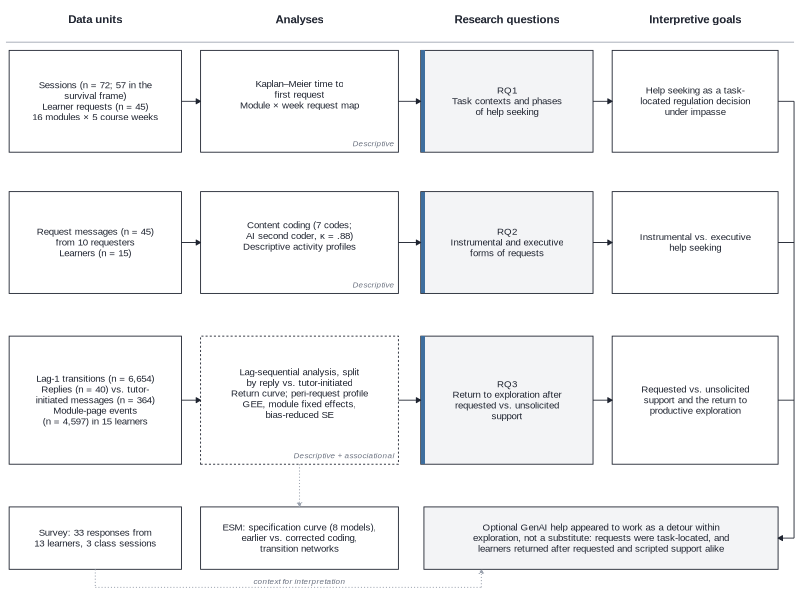
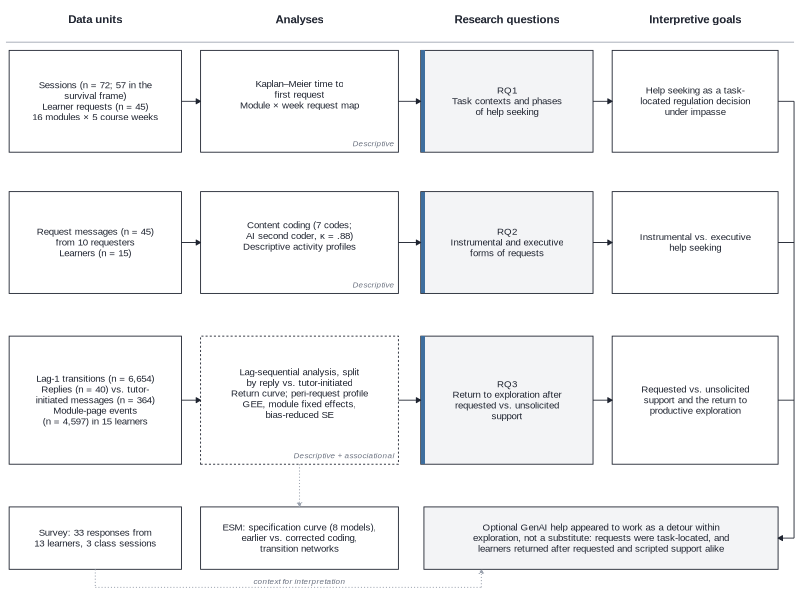
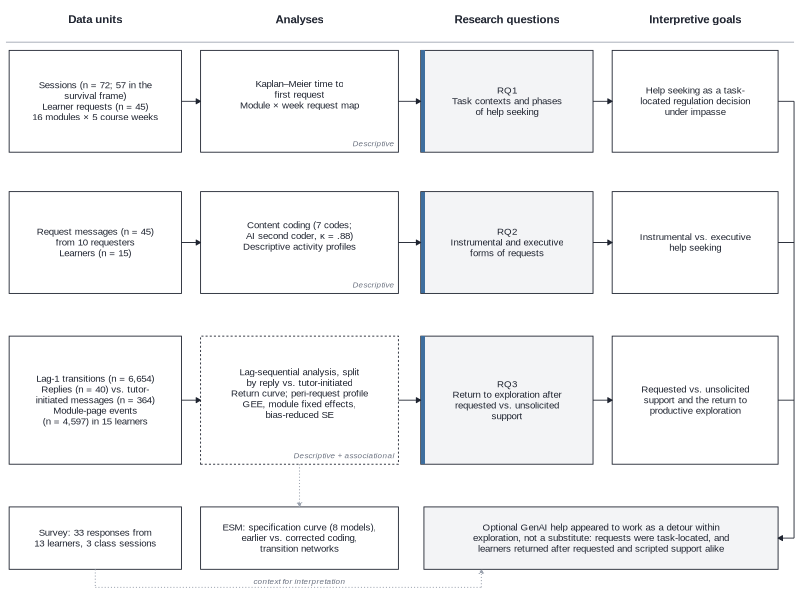

Recreate these plots in R, in order.
# Analytic framework: data units -> analyses -> RQ -> interpretive goal (consent-16 n values). Vector, 174 mm.
suppressPackageStartupMessages({library(ggplot2); library(dplyr); library(tibble)})
# Figure 3 (Method, Data Analysis). Hand-specified diagram: the n values in the boxes are typed text, not read from
# results; check_numbers.py does not cover them. Output folder from TKL_FIGOUT (repro/run_all.py), default figures/out.
out <- Sys.getenv("TKL_FIGOUT", "out"); dir.create(out, showWarnings = FALSE, recursive = TRUE)
ink <- "#1F2430"; mid <- "#6B7280"; rule <- "#9CA3AF"; fill0 <- "#F3F4F6"; accent <- "#3E6E9E"; fam <- "Arial"
# columns (x centres) and widths
cx <- c(units = 1.55, an = 4.75, rq = 8.0, goal = 10.95); w <- c(units = 2.7, an = 3.1, rq = 2.7, goal = 2.6)
ly <- c(RQ1 = 6.1, RQ2 = 3.95, RQ3 = 1.55); h <- c(RQ1 = 1.55, RQ2 = 1.55, RQ3 = 1.95)
box <- function(col, lane, label, lty = "solid", fill = "white", bold = FALSE, tag = NA, hh = h[[lane]], yy = ly[[lane]]) {
  tibble(x = cx[[col]], y = yy, w = w[[col]], h = hh, label = label, lty = lty, fill = fill, bold = bold, tag = tag)
}
B <- bind_rows(
  box("units", "RQ1", "Sessions (n = 72; 57 in the\nsurvival frame)\nLearner requests (n = 45)\n16 modules \u00d7 5 course weeks"),
  box("units", "RQ2", "Request messages (n = 45)\nfrom 10 requesters\nLearners (n = 15)"),
  box("units", "RQ3", "Lag-1 transitions (n = 6,654)\nReplies (n = 40) vs. tutor-\ninitiated messages (n = 364)\nModule-page events\n(n = 4,597) in 15 learners"),
  box("an", "RQ1", "Kaplan\u2013Meier time to\nfirst request\nModule \u00d7 week request map", tag = "Descriptive"),
  box("an", "RQ2", "Content coding (7 codes;\nAI second coder, \u03ba = .88)\nDescriptive activity profiles", tag = "Descriptive"),
  box("an", "RQ3", "Lag-sequential analysis, split\nby reply vs. tutor-initiated\nReturn curve; peri-request profile\nGEE, module fixed effects,\nbias-reduced SE", lty = "22", tag = "Descriptive + associational"),
  box("rq", "RQ1", "RQ1\nTask contexts and phases\nof help seeking", fill = fill0, bold = TRUE),
  box("rq", "RQ2", "RQ2\nInstrumental and executive\nforms of requests", fill = fill0, bold = TRUE),
  box("rq", "RQ3", "RQ3\nReturn to exploration after\nrequested vs. unsolicited\nsupport", fill = fill0, bold = TRUE),
  box("goal", "RQ1", "Help seeking as a task-\nlocated regulation decision\nunder impasse"),
  box("goal", "RQ2", "Instrumental vs. executive\nhelp seeking"),
  box("goal", "RQ3", "Requested vs. unsolicited\nsupport and the return to\nproductive exploration")
)
# context unit (survey) and ESM branch, converging box
ctx <- tibble(x = cx[["units"]], y = -0.55, w = w[["units"]], h = 0.95, label = "Survey: 33 responses from\n13 learners, 3 class sessions", lty = "solid", fill = "white", bold = FALSE, tag = NA)
esm <- tibble(x = cx[["an"]], y = -0.55, w = w[["an"]], h = 0.95, label = "ESM: specification curve (8 models),\nearlier vs. corrected coding,\ntransition networks", lty = "solid", fill = "white", bold = FALSE, tag = NA)
conv <- tibble(x = 9.475, y = -0.55, w = 5.55, h = 0.95, label = "Optional GenAI help appeared to work as a detour within\nexploration, not a substitute: requests were task-located, and\nlearners returned after requested and scripted support alike", lty = "solid", fill = fill0, bold = TRUE, tag = NA)
AllB <- bind_rows(B, ctx, esm, conv)
edge <- function(x1, y1, x2, y2, lt = "solid", col = ink) tibble(x = x1, y = y1, xend = x2, yend = y2, lt = lt, col = col)
E <- bind_rows(lapply(names(ly), function(l) bind_rows(
  edge(cx[["units"]] + w[["units"]] / 2, ly[[l]], cx[["an"]] - w[["an"]] / 2, ly[[l]]),
  edge(cx[["an"]] + w[["an"]] / 2, ly[[l]], cx[["rq"]] - w[["rq"]] / 2, ly[[l]]),
  edge(cx[["rq"]] + w[["rq"]] / 2, ly[[l]], cx[["goal"]] - w[["goal"]] / 2, ly[[l]]))))
# goals converge (orthogonal: down a spine at the right of goal column, then into contribution box)
spine_x <- cx[["goal"]] + w[["goal"]] / 2 + 0.25
S <- bind_rows(lapply(names(ly), function(l) tibble(x = cx[["goal"]] + w[["goal"]] / 2, y = ly[[l]], xend = spine_x, yend = ly[[l]])),
               tibble(x = spine_x, y = ly[["RQ1"]], xend = spine_x, yend = -0.55))
S_arrow <- tibble(x = spine_x, y = -0.55, xend = 9.475 + 5.55 / 2, yend = -0.55)
# ESM branch (light, dotted) from RQ3 analyses; survey context to contribution (light)
br <- edge(cx[["an"]], ly[["RQ3"]] - h[["RQ3"]] / 2, cx[["an"]], -0.55 + 0.475, "12", rule)
ctxl <- tibble(x = c(cx[["units"]], cx[["units"]]), y = c(-1.025, -1.3), xend = c(cx[["units"]], 7.6), yend = c(-1.3, -1.3))
ctxa <- tibble(x = 7.6, y = -1.3, xend = 7.6, yend = -1.025)
br2 <- tibble(x = cx[["units"]] + w[["units"]] / 2, y = -0.75, xend = 9.475 - 5.55 / 2, yend = -0.75)
hdr <- tibble(x = cx, y = 7.35, label = c("Data units", "Analyses", "Research questions", "Interpretive goals"))
p <- ggplot() +
  geom_rect(data = AllB, aes(xmin = x - w / 2, xmax = x + w / 2, ymin = y - h / 2, ymax = y + h / 2, linetype = lty, fill = fill),
            colour = ink, linewidth = 0.3) +
  geom_rect(data = filter(AllB, grepl("^RQ", label)), aes(xmin = x - w / 2, xmax = x - w / 2 + 0.06, ymin = y - h / 2, ymax = y + h / 2),
            fill = accent, colour = NA) +
  geom_text(data = AllB, aes(x = x, y = y + ifelse(is.na(tag), 0, 0.1), label = label), family = fam, size = 2.45, colour = ink, lineheight = 0.92) +
  geom_text(data = filter(AllB, !is.na(tag)), aes(x = x + w / 2 - 0.06, y = y - h / 2 + 0.13, label = tag), family = fam,
            size = 2.05, colour = mid, hjust = 1, fontface = "italic") +
  geom_segment(data = E, aes(x, y, xend = xend, yend = yend), colour = ink, linewidth = 0.3,
               arrow = arrow(length = unit(1.3, "mm"), type = "closed")) +
  geom_segment(data = S, aes(x, y, xend = xend, yend = yend), colour = ink, linewidth = 0.3) +
  geom_segment(data = S_arrow, aes(x, y, xend = xend, yend = yend), colour = ink, linewidth = 0.3,
               arrow = arrow(length = unit(1.3, "mm"), type = "closed")) +
  geom_segment(data = br, aes(x, y, xend = xend, yend = yend), colour = rule, linewidth = 0.35, linetype = "12",
               arrow = arrow(length = unit(1.2, "mm"), type = "closed")) +
  geom_text(data = hdr, aes(x, y, label = label), family = fam, size = 2.9, fontface = "bold", colour = ink) +
  annotate("segment", x = 0.15, xend = 12.5, y = 7.0, yend = 7.0, colour = rule, linewidth = 0.3) +
  geom_segment(data = ctxl, aes(x, y, xend = xend, yend = yend), colour = rule, linewidth = 0.35, linetype = "12") +
  geom_segment(data = ctxa, aes(x, y, xend = xend, yend = yend), colour = rule, linewidth = 0.35, linetype = "12",
               arrow = arrow(length = unit(1.2, "mm"), type = "closed")) +
  annotate("text", x = 4.75, y = -1.21, label = "context for interpretation", family = fam, size = 2.05, colour = mid, fontface = "italic") +
  scale_linetype_identity() + scale_fill_identity() +
  coord_cartesian(xlim = c(0.1, 12.55), ylim = c(-1.45, 7.6), expand = FALSE) + theme_void() +
  theme(plot.background = element_rect(fill = "white", colour = NA), plot.margin = margin(2, 2, 2, 2))
for (ext in c("pdf", "png", "tiff")) {
  f <- file.path(out, paste0("Figure3_analytic_framework.", ext))
  if (ext == "pdf") ggsave(f, p, width = 174, height = 122, units = "mm", device = cairo_pdf)
  if (ext == "png") ggsave(f, p, width = 174, height = 122, units = "mm", dpi = 600, device = ragg::agg_png, bg = "white")
  if (ext == "tiff") ggsave(f, p, width = 174, height = 122, units = "mm", dpi = 600, device = ragg::agg_tiff, compression = "lzw")
}
cat("done\n")
